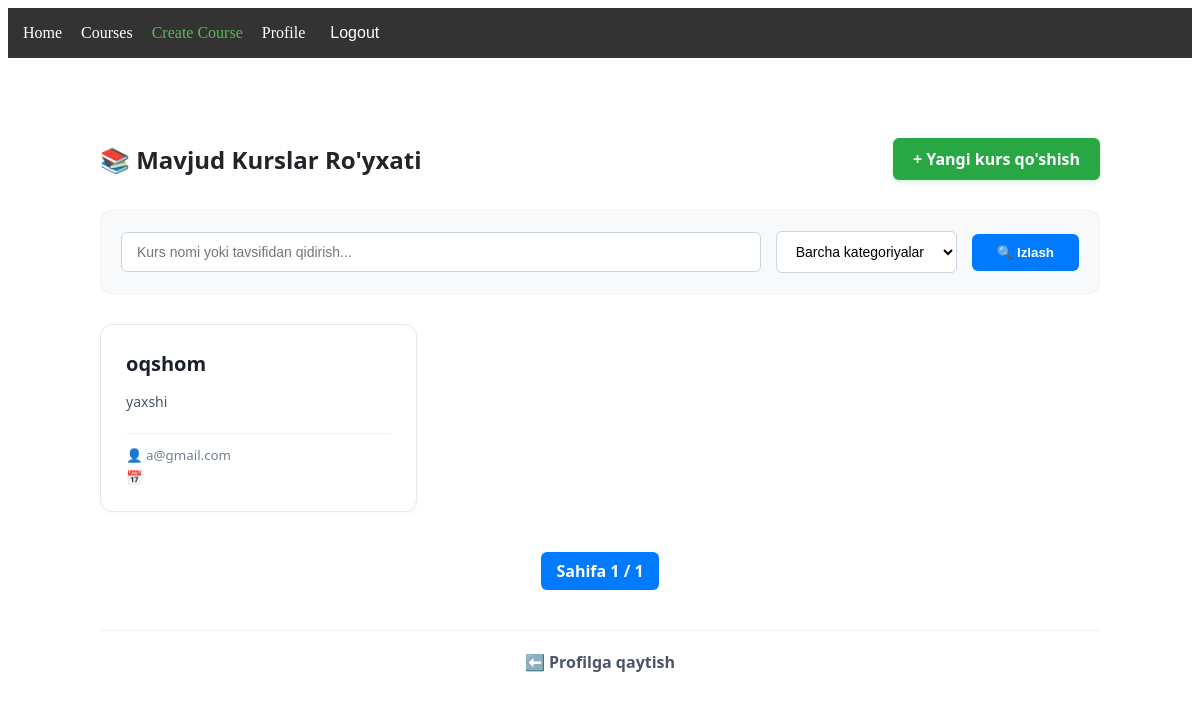
The app's page /courses/ (signed in), older data.
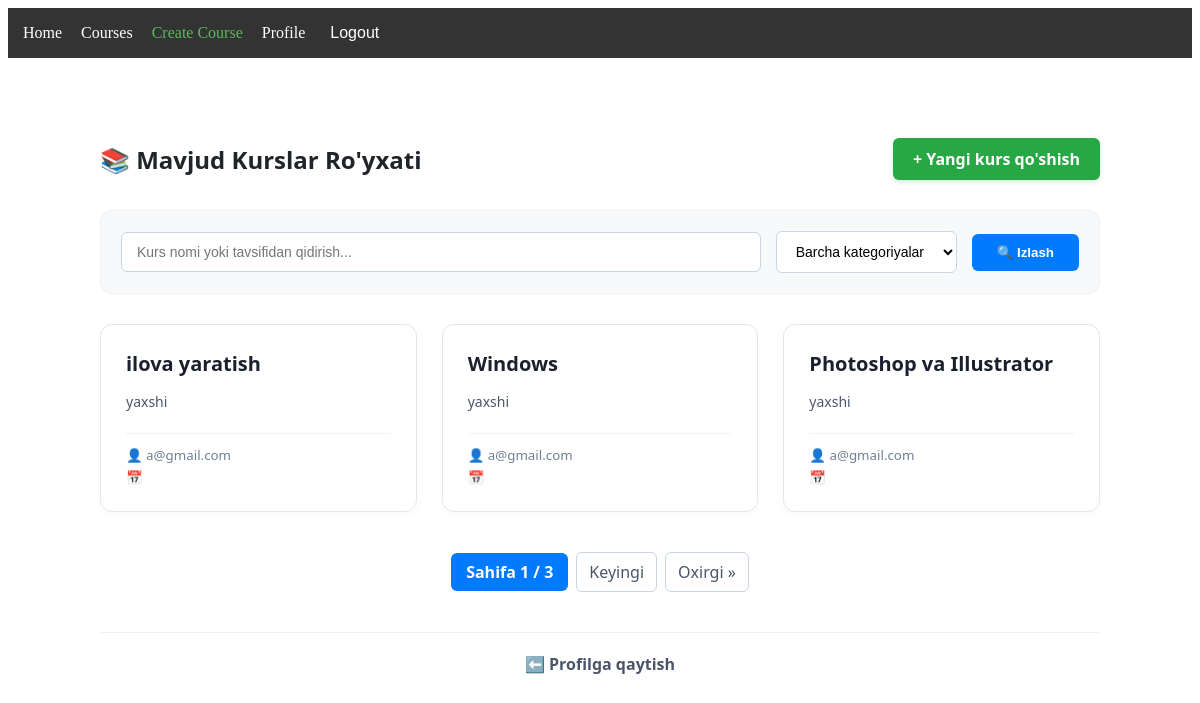
The same page, newer data.
### courses/models.py (models this page shows, shortened)
class Course(models.Model):
    title=models.CharField(max_length=100)
    description=models.TextField()
    created_by = models.ForeignKey(settings.AUTH_USER_MODEL, on_delete=models.CASCADE, related_name='courses')
    category = models.ForeignKey(Category, on_delete=models.SET_NULL, null=True, blank=True, related_name='courses')

### accounts/models.py (models this page shows, shortened)
class User(AbstractUser):
    ROLE_CHOICES = [
        ('student', 'Student'),
        ('teacher', 'Teacher'),
        ('admin', 'Admin'),
    ]
    username = None
    phone = models.CharField(max_length=20, blank=True)
    avatar = models.ImageField(upload_to="avatars/", blank=True)
    email = models.EmailField(unique=True)
    date_joined = models.DateTimeField(default=timezone.now)
    role = models.CharField(max_length=10, choices=ROLE_CHOICES,default='student')
    objects = CustomUserManager()
    USERNAME_FIELD = 'email'
    REQUIRED_FIELDS = []

### courses/views.py (the view)
# urls.py: path('', course_list_view, name='course_list')
@login_required
def course_list_view(request):
    courses = Course.objects.all().order_by('-created_by')
    query = request.GET.get('search')
    if query:
        courses = courses.filter(
            Q(title__icontains=query) | Q(description__icontains=query)
        )
    category_id = request.GET.get('category')
    if category_id:
        courses = courses.filter(category_id=category_id)
    paginator = Paginator(courses, 3)
    page_number = request.GET.get('page')
    page_obj = paginator.get_page(page_number)
    categories = Category.objects.all()
    context = {
        'page_obj': page_obj,
        'categories': categories,
        'search_query': query,
        'selected_category': category_id,
    }
    return render(request, 'courses/course_list.html', context)

### courses/templates/courses/course_list.html (shortened to what this page needs)
{% extends 'base.html' %}
{% block content %}
<div style="max-width: 1000px; margin: 40px auto; padding: 20px; font-family: 'Segoe UI', Tahoma, Geneva, Verdana, sans-serif;">
    <div style="display: flex; justify-content: space-between; align-items: center; margin-bottom: 30px;">
        <h2 style="color: #212529; margin: 0; font-weight: 700;">📚 Mavjud Kurslar Ro'yxati</h2>
        {% if perms.courses.add_course %}
            <a href="{% url 'course_create' %}" style="padding: 10px 20px; background-color: #28a745; color: white; text-decoration: none; border-radius: 6px; font-weight: 600; box-shadow: 0 2px 5px rgba(40,167,69,0.2);">
                + Yangi kurs qo'shish
            </a>
        {% endif %}
    </div>
    <div style="background: #f8f9fa; padding: 20px; border-radius: 12px; margin-bottom: 30px; border: 1px solid #eef0f2;">
        <form method="GET" style="display: flex; flex-wrap: wrap; gap: 15px; align-items: center;">
            <div style="flex: 1; min-width: 250px;">
                <input type="text" name="search" value="{{ search_query|default:'' }}" placeholder="Kurs nomi yoki tavsifidan qidirish..."
                       style="width: 100%; padding: 11px 15px; border: 1px solid #cbd5e0; border-radius: 6px; font-size: 14px; box-sizing: border-box;">
            </div>
            <div style="min-width: 180px;">
                <select name="category" style="width: 100%; padding: 11px 15px; border: 1px solid #cbd5e0; border-radius: 6px; font-size: 14px; background-color: white;">
                    <option value="">Barcha kategoriyalar</option>
                </select>
            </div>
            <button type="submit" style="padding: 11px 25px; background-color: #007bff; color: white; border: none; border-radius: 6px; font-weight: 600; cursor: pointer;">
                🔍 Izlash
            </button>
        </form>
    </div>
    {% if page_obj %}
        <div style="display: grid; grid-template-columns: repeat(auto-fill, minmax(300px, 1fr)); gap: 25px; margin-bottom: 40px;">
            {% for course in page_obj %}
                <div style="background: white; border: 1px solid #e2e8f0; border-radius: 12px; padding: 25px; box-shadow: 0 4px 6px rgba(0,0,0,0.02); display: flex; flex-direction: column; justify-content: space-between; transition: transform 0.2s;">
                    <div>
                        <h3 style="color: #1a202c; margin: 0 0 12px 0; font-size: 20px; font-weight: 600;">{{ course.title }}</h3>
                        <p style="color: #4a5568; font-size: 14px; line-height: 1.6; margin-bottom: 20px;">{{ course.description|truncatewords:20 }}</p>
                    </div>
                    <div style="border-top: 1px solid #edf2f7; padding-top: 12px; margin-top: auto;">
                        <small style="color: #718096; display: block; margin-bottom: 4px;">👤 {{ course.created_by.email }}</small>
                        <small style="color: #a0aec0; display: block;">📅 {{ course.created_at|date:"d.m.Y H:i" }}</small>
                    </div>
                </div>
            {% endfor %}
        </div>
        <div style="display: flex; justify-content: center; align-items: center; gap: 8px; margin-top: 30px;">
            <span style="padding: 8px 15px; background-color: #007bff; color: white; border-radius: 6px; font-weight: 600;">
                Sahifa {{ page_obj.number }} / {{ page_obj.paginator.num_pages }}
            </span>
            {% if page_obj.has_next %}
                <a href="?page={{ page_obj.next_page_number }}{% if search_query %}&search={{ search_query }}{% endif %}{% if selected_category %}&category={{ selected_category }}{% endif %}"
                   style="padding: 8px 12px; border: 1px solid #cbd5e0; border-radius: 6px; text-decoration: none; color: #4a5568;">Keyingi</a>
                <a href="?page={{ page_obj.paginator.num_pages }}{% if search_query %}&search={{ search_query }}{% endif %}{% if selected_category %}&category={{ selected_category }}{% endif %}"
                   style="padding: 8px 12px; border: 1px solid #cbd5e0; border-radius: 6px; text-decoration: none; color: #4a5568;">Oxirgi &raquo;</a>
            {% endif %}
        </div>
    {% else %}
        <div style="text-align: center; padding: 40px; background: #f8f9fa; border-radius: 12px; color: #718096;">
            <p style="font-size: 16px; margin: 0;">Hech qanday kurs topilmadi yoki hali yaratilmagan.</p>
        </div>
    {% endif %}
    <div style="margin-top: 40px; text-align: center; border-top: 1px solid #edf2f7; padding-top: 20px;">
        <a href="{% url 'profile' %}" style="color: #4a5568; text-decoration: none; font-weight: 600;">⬅️ Profilga qaytish</a>
    </div>
</div>
{% endblock %}

### accounts/templates/base.html (shortened to what this page needs)
<!DOCTYPE html>
<html lang="uz">
<head>
</head>
<body>
    <nav>
        <a href="/">Home</a>
        {% if user.is_authenticated %}
            <a href="{% url 'course_list' %}">Courses</a>
            {% if perms.courses.add_course %}
                <a href="{% url 'course_create' %}" style="color: #5cb85c;">Create Course</a>
            {% endif %}
            <a href="{% url 'profile' %}">Profile</a>
            <form action="{% url 'logout' %}" method="POST" style="display:inline;">
                <button type="submit" style="background:none; border:none; color:white; cursor:pointer; font-size:16px;">Logout</button>
            </form>
        {% else %}
            <a href="{% url 'login' %}">Login</a>
            <a href="{% url 'register' %}">Register</a>
        {% endif %}
    </nav>
    <div class="container">
        {% block content %}
        {% endblock %}
    </div>
</body>
</html>

### accounts/templates/base.html (style rules this page uses)
nav { background: #333; padding: 15px; }
nav a { color: white; margin-right: 15px; text-decoration: none; }
.container { padding: 20px; }

Row changes from the older to the newer data that the page shows:
no longer on this page (row unchanged): Course: title "oqshom", description "yaxshi", created_by.email "a@gmail.com"
added Course: title "ilova yaratish", description "yaxshi", created_by.email "a@gmail.com"
added Course: title "Windows", description "yaxshi", created_by.email "a@gmail.com"
added Course: title "Photoshop va Illustrator", description "yaxshi", created_by.email "a@gmail.com"
Text that changed along with them:
{{ page_obj.paginator.num_pages }}: "1" → "3"
text now shown: "Keyingi Oxirgi »"
